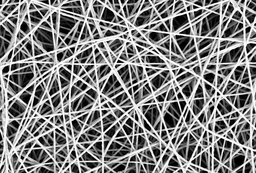
#> input picture data/img_normal.png, 256 x 173 px, shrunk from 1020 x 690 before the run
$ jupyter execute lez_19_Anomaly_Detection.ipynb
#> lines starting #> are read from the running program, lines starting #| are printed output that depends on the picture; after the words box and inside, x2 and y2 are one past the last pixel; in counts of white or black regions, pixels touching at a corner belong together
[cell 1]
import numpy as np
from matplotlib import pyplot as plt
from scipy.io import loadmat
from skimage.io import imread

[cell 2]
rootfolder = ".."

Useful function for plot the dictionary

[cell 3]
def get_dictionary_img(D):
    M, N = D.shape
    p = int(round(np.sqrt(M)))
    nnn = int(np.ceil(np.sqrt(N)))
    bound = 2
    img = np.ones((nnn * p + bound * (nnn - 1), nnn * p + bound * (nnn - 1)))
    for i in range(N):
        m = np.mod(i, nnn)
        n = int((i - m) / nnn)
        m = m * p + bound * m
        n = n * p + bound * n
        atom = D[:, i].reshape((p, p))
        if atom.min() < atom.max():
            atom = (atom - atom.min()) / (atom.max() - atom.min())
        img[m : m + p, n : n + p] = atom

    return img

Set all the parameters for the anomaly detection

[cell 4]
# patch size (tha patch is square)
p = 15

# number of patches in the training set for dictionary learning
npatch_dictionary = 10000

# number of patches to estimate the confidence region
npatch_region = 1000

# parameters for the dictionary learning using the KSVD
niter_dl = 10
natom = int(np.round(p**2 * 1.5))
L = 4

# regularization parameters for the l1 sparse coding
lmbda = 0.18

## Construct the training and validation sets

[cell 5]
# load the training image and rescale it in [0,1]
img = imread(f"{rootfolder}/data/img_normal.png") / 255
#> img: shape (173, 256) float64; min 0, max 1, mean 0.502

# extract random patches from the image and store them in matrices S, V
imsz = img.shape
#> imsz = (173, 256)
M = p**2

# Training patches S
S = np.zeros((M, npatch_dictionary))
for n in range(npatch_dictionary):
    i = np.random.randint(0, imsz[0] - p + 1)
    j = np.random.randint(0, imsz[1] - p + 1)
    patch = img[i : i + p, j : j + p]
    S[:, n] = patch.flatten()

# Validation patches V
V = np.zeros((M, npatch_region))
for n in range(npatch_region):
    i = np.random.randint(0, imsz[0] - p + 1)
    j = np.random.randint(0, imsz[1] - p + 1)
    patch = img[i : i + p, j : j + p]
    V[:, n] = patch.flatten()
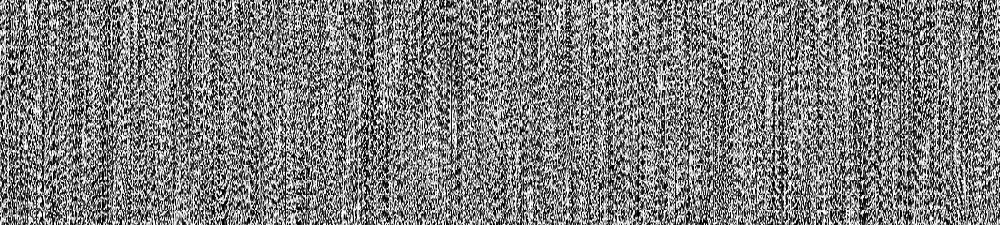
#> V: shape (225, 1000) float64; min 0, max 1, mean 0.497

## Dictionary Learning

Perform preprocessing on the patches in $S$

[cell 6]
# PREPROCESSING: exclude black patches from S
v = np.median(S, axis=0)
#> v = 10000 values, max 0.831 at index 835, min 0.0863 at index 1077, mean 0.495
S = S[:, v > 0.06]

[cell 7]
# PREPROCESSING: remove the mean from each patch
S = S - np.mean(S, axis=0, keepdims=True)

Perform dictionary learning via KSVD or MOD

[cell 8]
# You can use KSVD or load a precomputed dictionary
D = loadmat(f"{rootfolder}/data/dict_anom_det.mat")["D"]
#> (reads data/dict_anom_det.mat from the repository)

# Or implement KSVD if you prefer:
# D = ksvd(S, M, natom, niter_dl, S.shape[1], L)

Show the learned dictionary

[cell 9]
img_dict = get_dictionary_img(D)
plt.imshow(img_dict, cmap="gray")
plt.show()
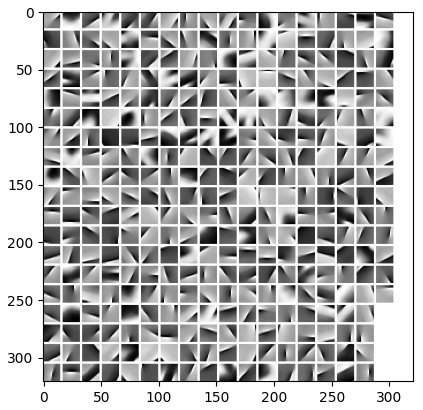
#> figure drawn by matplotlib, 1 panel

## Confidence region estimation / density estimation

[cell 10]
# PREPROCESSING: exclude black patches
v = np.median(V, axis=0)
#> v = 1000 values, max 0.8 at index 67, min 0.106 at index 939, mean 0.492
V = V[:, v > 0.06]

[cell 11]
# PREPROCESSING: remove the mean from each patch
V = V - np.mean(V, axis=0, keepdims=True)

[cell 12]
def OMP(s, D, L, tau):
    _, N = D.shape
    r = s.copy()  # initial residual
    omega = []  # support set
    x_OMP = np.zeros(N)  # final sparse code

    while len(omega) < L and np.linalg.norm(r) > tau:
        # SWEEP STEP: compute correlations between residual and dictionary atoms
        e = np.zeros(N)
        for j in range(N):
            e[j] = D[:, j].T @ r

        # find the column index with maximum correlation
        jStar = np.argmax(np.abs(e))

        # UPDATE support set
        if jStar not in omega:
            omega.append(jStar)

        # update coefficients using least squares
        D_omega = D[:, omega]
        x_omega, _, _, _ = np.linalg.lstsq(D_omega, s, rcond=None)

        # update residual
        r = s - D_omega @ x_omega

    # construct full sparse vector
    for i, idx in enumerate(omega):
        x_OMP[idx] = x_omega[i]

    return x_OMP

[cell 13]
# sparse coding of each patch in V
X = np.zeros((natom, npatch_region))
for i in range(V.shape[1]):
    # Use IRLS or OMP for sparse coding
    X[:, i] = OMP(V[:, i], D, L, 1e-6)
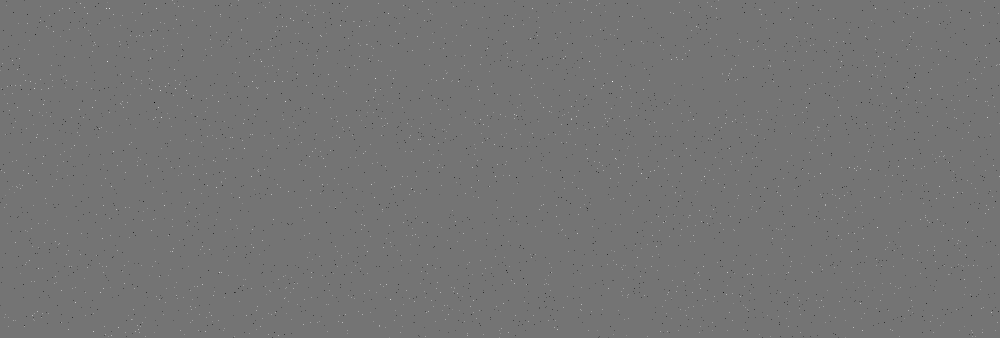
#> X: shape (338, 1000) float64; min -4.79, max 5.69, mean 0.00044; drawn with min black and max white

[cell 14]
# computing the anomaly indicators (l1 norm, reconstruction error) for each
# patch in V

A = np.zeros(
    (2, V.shape[1])
)  # each column contains the values of the anomaly_scores for a patch

for i in range(V.shape[1]):
    # Anomaly indicator 1: L1 norm of sparse coefficients
    # Anomaly indicator 2: Reconstruction error
    reconstruction = D @ X[:, i]
    A[0, i] = np.sum(np.abs(X[:, i]))  # L1 norm
    A[1, i] = np.linalg.norm(V[:, i] - reconstruction) ** 2  # Reconstruction error

# Estimation of mean and covariance
mu = np.mean(A, axis=1)
#> mu = [6.91, 11.22]
Sigma = np.cov(A)
#> Sigma = [[0.973, -0.228], [-0.228, 5.23]]

[cell 15]
# estimation of the threshold that gives the desired false positive rate
# using the patches in V

FPR_target = 0.1

# compute the Mahalanobis distance for each indicator vector in A
mahal_dist = np.zeros(V.shape[1])
#> mahal_dist = 1000 values from 0 to 0
for i in range(A.shape[1]):
    diff = A[:, i] - mu
    mahal_dist[i] = np.sqrt(diff.T @ np.linalg.inv(Sigma) @ diff)
#> this loop made 1000 passes
#> diff on passes 1 to 3: [-0.811, 0.355], [-0.0929, -0.208], [0.788, -3.56]
#> after the loop, mahal_dist = 1000 values, max 4.36 at index 782, min 0.0233 at index 190, mean 1.26

# set the threshold
threshold = np.percentile(mahal_dist, (1 - FPR_target) * 100)
#> threshold = 2.09

## Test phase

[cell 16]
# load the test image
img_test = imread(f"{rootfolder}/data/img_anom.png") / 255
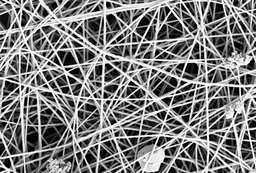
#> input picture data/img_anom.png, 256 x 173 px, shrunk from 1020 x 690 before the run
#> img_test: shape (173, 256) float64; min 0, max 1, mean 0.49

imsz = img_test.shape

STEP = 7
# initialize the estimated image
heatmap = np.zeros_like(img)

# initialize the weight matrix
weights = np.zeros_like(img)

[cell 17]
for i in range(0, imsz[0] - p + 1, STEP):
    for j in range(0, imsz[1] - p + 1, STEP):
        # extract the patch with the top left corner at pixel (i, j)
        s = img_test[i : i + p, j : j + p].flatten()

        # if the median of s is too small set the anomaly score to 0:
        if np.median(s) <= 0.06:
            score = 0
        else:
            # subtract the mean from the patch
            s = s - np.mean(s)

            # perform the sparse coding
            x = OMP(s, D, L, 1e-6)  # or use IRLS

            # compute the anomaly indicators vector
            reconstruction = D @ x
            a = np.array([np.sum(np.abs(x)), np.linalg.norm(s - reconstruction) ** 2])

            # compute the anomaly score (Mahalanobis distance)
            diff = a - mu
            score = np.sqrt(diff.T @ np.linalg.inv(Sigma) @ diff)

        # update the heatmap
        heatmap[i : i + p, j : j + p] += score

        # update the weight matrix
        weights[i : i + p, j : j + p] += 1
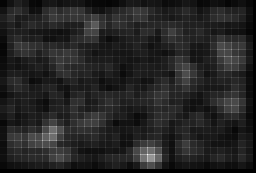
#> heatmap: shape (173, 256) float64; min 0, max 38.74, mean 5.6; drawn with min black and max white
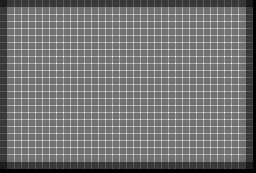
#> weights: shape (173, 256) float64; min 0, max 9, mean 4.09; drawn with min black and max white

[cell 18]
# normalize the heatmap
heatmap = heatmap / (weights + 1e-10)
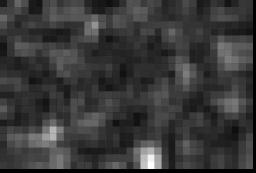
#> heatmap: shape (173, 256) float64; min 0, max 5.96, mean 1.33; drawn with min black and max white

[cell 19]
# plot the heatmap
plt.imshow(heatmap)

[cell 20]
# build the detection mask, that has the same size of the test image
# each pixel in the mask has value 1 if the corresponding patch has been
# detected as anomalous, otherwise it has value 0
mask = (heatmap > threshold).astype(float)
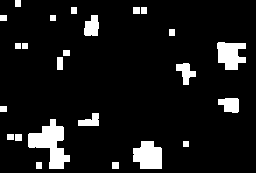
#> mask: shape (173, 256) float64; values 0 (black) and 1 (white), 8.9% white; 24 white regions, largest, box (x1, y1, x2, y2) and area: (28, 119, 70, 169) 1025, (133, 141, 162, 169) 658, (217, 42, 246, 70) 601

[cell 21]
## show the results
plt.figure(3), plt.imshow(img_test, cmap="gray"), plt.title("Test Image")
plt.figure(4), plt.imshow(mask, cmap="gray"), plt.title("Mask")
plt.show()

[cell 22]
# combine the mask and the test image
img_color = np.zeros([img_test.shape[0], img_test.shape[1], 3])
img_temp = img_test.copy()
img_temp[mask > 0] = 1
#> img_temp: shape (173, 256) float64; min 0, max 1, mean 0.54
img_color[:, :, 0] = img_temp
img_temp = img_test.copy()
img_temp[mask > 0] = 0
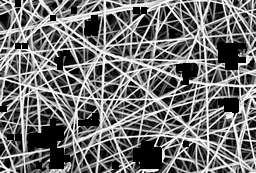
#> img_temp: shape (173, 256) float64; min 0, max 1, mean 0.451
img_color[:, :, 1] = img_temp
img_temp = img_test.copy()
img_temp[mask > 0] = 0
img_color[:, :, 2] = img_temp
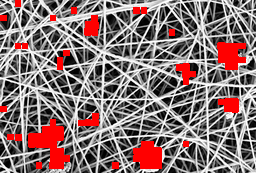
#> img_color: shape (173, 256, 3) float64; mean of channels 0, 1, 2 0.54, 0.451, 0.451; drawn as R, G, B

plt.figure(5), plt.imshow(img_color), plt.title("Detections")
plt.show()
